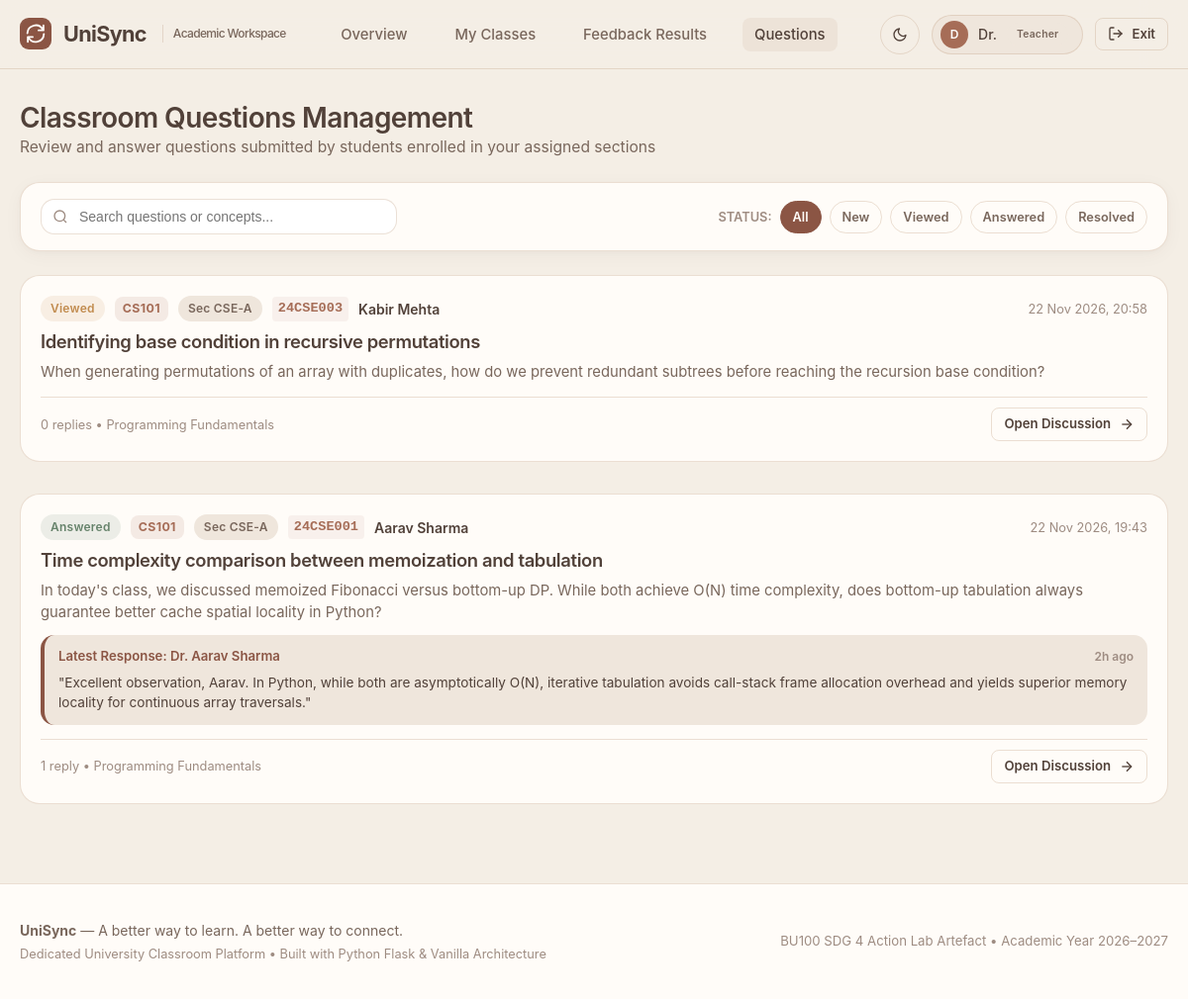
Page /teacher/questions (signed in) on the committed database.
### models/users.py (models this page shows, shortened)
class User(db.Model):
    __tablename__ = 'users'
    id = db.Column(db.Integer, primary_key=True)
    email = db.Column(db.String(120), unique=True, nullable=False, index=True)
    password_hash = db.Column(db.String(255), nullable=False)
    role = db.Column(db.String(20), nullable=False)  # 'student' or 'teacher'
    full_name = db.Column(db.String(100), nullable=False)
    is_active = db.Column(db.Boolean, default=True, nullable=False)
    created_at = db.Column(db.DateTime, default=utcnow, nullable=False)
    student_profile = db.relationship('StudentProfile', back_populates='user', uselist=False, cascade='all, delete-orphan')
    teacher_profile = db.relationship('TeacherProfile', back_populates='user', uselist=False, cascade='all, delete-orphan')
    notifications = db.relationship('Notification', back_populates='user', cascade='all, delete-orphan', order_by='Notification.created_at.desc()')
    audit_logs = db.relationship('AuditLog', back_populates='user')
    @property
    def is_student(self):
        return self.role == 'student'
    @property
    def is_teacher(self):
        return self.role == 'teacher'

class StudentProfile(db.Model):
    __tablename__ = 'student_profiles'
    id = db.Column(db.Integer, primary_key=True)
    user_id = db.Column(db.Integer, db.ForeignKey('users.id', ondelete='CASCADE'), unique=True, nullable=False)
    roll_number = db.Column(db.String(30), unique=True, nullable=False, index=True)
    programme = db.Column(db.String(80), nullable=False)  # e.g., 'B.Tech CSE'
    semester = db.Column(db.Integer, nullable=False)     # e.g., 4
    section = db.Column(db.String(10), nullable=False)    # e.g., 'A'
    created_at = db.Column(db.DateTime, default=utcnow, nullable=False)
    user = db.relationship('User', back_populates='student_profile')
    enrollments = db.relationship('Enrollment', back_populates='student', cascade='all, delete-orphan')
    feedback_responses = db.relationship('FeedbackResponse', back_populates='student', cascade='all, delete-orphan')
    doubts = db.relationship('Doubt', back_populates='student', cascade='all, delete-orphan')

### models/doubts.py (models this page shows, shortened)
class Doubt(db.Model):
    __tablename__ = 'doubts'
    id = db.Column(db.Integer, primary_key=True)
    class_offering_id = db.Column(db.Integer, db.ForeignKey('class_offerings.id', ondelete='CASCADE'), nullable=False)
    student_id = db.Column(db.Integer, db.ForeignKey('student_profiles.id', ondelete='CASCADE'), nullable=False)
    feedback_session_id = db.Column(db.Integer, db.ForeignKey('feedback_sessions.id', ondelete='SET NULL'), nullable=True)
    title = db.Column(db.String(200), nullable=False)
    explanation = db.Column(db.Text, nullable=False)
    status = db.Column(db.String(20), default='new', nullable=False)  # 'new', 'viewed', 'answered', 'resolved'
    created_at = db.Column(db.DateTime, default=utcnow, nullable=False)
    updated_at = db.Column(db.DateTime, default=utcnow, onupdate=utcnow, nullable=False)
    class_offering = db.relationship('ClassOffering', back_populates='doubts')
    student = db.relationship('StudentProfile', back_populates='doubts')
    session = db.relationship('FeedbackSession', back_populates='linked_doubts')
    replies = db.relationship('DoubtReply', back_populates='doubt', cascade='all, delete-orphan', order_by='DoubtReply.created_at.asc()')
    status_history = db.relationship('DoubtStatusHistory', back_populates='doubt', cascade='all, delete-orphan', order_by='DoubtStatusHistory.changed_at.desc()')

class DoubtReply(db.Model):
    __tablename__ = 'doubt_replies'
    id = db.Column(db.Integer, primary_key=True)
    doubt_id = db.Column(db.Integer, db.ForeignKey('doubts.id', ondelete='CASCADE'), nullable=False)
    author_id = db.Column(db.Integer, db.ForeignKey('users.id', ondelete='CASCADE'), nullable=False)
    message = db.Column(db.Text, nullable=False)
    created_at = db.Column(db.DateTime, default=utcnow, nullable=False)
    doubt = db.relationship('Doubt', back_populates='replies')
    author = db.relationship('User')

### models/academic.py (models this page shows, shortened)
class Course(db.Model):
    __tablename__ = 'courses'
    id = db.Column(db.Integer, primary_key=True)
    code = db.Column(db.String(20), unique=True, nullable=False, index=True)  # e.g., 'CS101'
    name = db.Column(db.String(120), nullable=False)                         # e.g., 'Programming Fundamentals'
    description = db.Column(db.Text, nullable=True)
    credits = db.Column(db.Integer, default=3, nullable=False)
    created_at = db.Column(db.DateTime, default=utcnow, nullable=False)
    class_offerings = db.relationship('ClassOffering', back_populates='course', cascade='all, delete-orphan')

class Section(db.Model):
    __tablename__ = 'sections'
    id = db.Column(db.Integer, primary_key=True)
    name = db.Column(db.String(30), nullable=False)         # e.g., 'CSE-A', 'CSE-B'
    programme = db.Column(db.String(80), nullable=False)    # e.g., 'B.Tech CSE'
    semester = db.Column(db.Integer, nullable=False)       # e.g., 4
    created_at = db.Column(db.DateTime, default=utcnow, nullable=False)
    class_offerings = db.relationship('ClassOffering', back_populates='section', cascade='all, delete-orphan')

### routes/teacher.py (the view, shortened to what this page needs)
@teacher_bp.route('/questions')
@teacher_required
def questions():
    teacher = g.teacher
    status_filter = request.args.get('status', 'all')
    class_filter = request.args.get('class_id', 'all')
    classes = ClassOffering.query.filter_by(teacher_id=teacher.id, is_active=True).all()
    class_ids = [c.id for c in classes]
    if not class_ids:
        return render_template('questions.html', is_teacher=True, doubts=[], status_filter=status_filter, teacher_classes=[])
    query = Doubt.query.filter(Doubt.class_offering_id.in_(class_ids))
    if status_filter != 'all':
        query = query.filter(Doubt.status == status_filter)
    doubts = query.order_by(Doubt.created_at.desc()).all()
    return render_template(
        'questions.html',
        is_teacher=True,
        doubts=doubts,
        status_filter=status_filter,
        class_filter=class_filter,
        teacher_classes=classes
    )

### auth_helpers.py (called while the page is built)
def get_current_user():
    user_id = session.get('user_id')
    if not user_id:
        return None
    return db.session.get(User, user_id)

def init_user_context():
    g.user = get_current_user()
    if g.user:
        g.student = g.user.student_profile if g.user.is_student else None
        g.teacher = g.user.teacher_profile if g.user.is_teacher else None
    else:
        g.student = None
        g.teacher = None

def teacher_required(view):
    @functools.wraps(view)
    def wrapped_view(**kwargs):
        if session.get('user_id') is None:
            next_url = request.full_path if request.method == 'GET' else request.path
            return redirect(url_for('auth.login', next=next_url))
        if session.get('user_role') != 'teacher':
            flash('Access restricted to university faculty members.', 'error')
            return redirect(url_for('student.dashboard'))
        return view(**kwargs)
    return wrapped_view

### extensions.py (called while the page is built)
def utcnow():
    return datetime.now(timezone.utc).replace(tzinfo=None)

### templates/questions.html (shortened to what this page needs)
{% extends "base.html" %}
{% block content %}
<div style="display: flex; justify-content: space-between; align-items: center; margin-bottom: 24px; flex-wrap: wrap; gap: 16px;">
  <div>
    <h2>
      {% if is_teacher %}Classroom Questions Management{% else %}My Academic Questions{% endif %}
    </h2>
    <p>
      {% if is_teacher %}Review and answer questions submitted by students enrolled in your assigned sections{% else %}Track questions asked across your enrolled university subjects{% endif %}
    </p>
  </div>
</div>
<div class="card" style="padding: 16px 20px; margin-bottom: 24px;">
  <div style="display: flex; justify-content: space-between; align-items: center; flex-wrap: wrap; gap: 16px;">
    <div class="table-search-box" style="flex: 1; max-width: 360px;">
      <svg class="icon-sm table-search-icon" viewBox="0 0 24 24" fill="none" stroke="currentColor" stroke-width="2"><circle cx="11" cy="11" r="8"></circle><line x1="21" y1="21" x2="16.65" y2="16.65"></line></svg>
      <input type="text" id="questionSearchInput" class="table-search-input" placeholder="Search questions or concepts...">
    </div>
    <div style="display: flex; gap: 8px; flex-wrap: wrap; align-items: center;">
      <span style="font-size: 0.8rem; font-weight: 600; color: var(--text-muted); text-transform: uppercase;">Status:</span>
      <a href="?status=all" class="filter-pill {% if status_filter == 'all' %}active{% endif %}">All</a>
      <a href="?status=new" class="filter-pill {% if status_filter == 'new' %}active{% endif %}">New</a>
      <a href="?status=viewed" class="filter-pill {% if status_filter == 'viewed' %}active{% endif %}">Viewed</a>
      <a href="?status=answered" class="filter-pill {% if status_filter == 'answered' %}active{% endif %}">Answered</a>
      <a href="?status=resolved" class="filter-pill {% if status_filter == 'resolved' %}active{% endif %}">Resolved</a>
    </div>
  </div>
</div>
{% if doubts %}
  <div style="display: flex; flex-direction: column; gap: 16px;">
    {% for q in doubts %}
      <div class="question-item">
        <div class="question-meta-row">
          <div style="display: flex; align-items: center; gap: 10px;">
            <span class="badge {% if q.status == 'new' %}badge-error{% elif q.status == 'viewed' %}badge-warning{% elif q.status == 'answered' %}badge-success{% else %}badge-neutral{% endif %}">
              {{ q.status.title() }}
            </span>
            <span class="class-code-badge">{{ q.class_offering.course.code }}</span>
            <span class="badge badge-neutral">Sec {{ q.class_offering.section.name }}</span>
            {% if is_teacher %}
              <span class="roll-code">{{ q.student.roll_number }}</span>
              <span style="font-weight: 600; font-size: 0.875rem;">{{ q.student.user.full_name }}</span>
            {% endif %}
          </div>
          <span style="font-size: 0.8rem; color: var(--text-muted);">{{ q.created_at|format_datetime }}</span>
        </div>
        <h4 class="question-title">
          <a href="{{ url_for('questions.detail', doubt_id=q.id) }}" style="color: inherit;">{{ q.title }}</a>
        </h4>
        <p style="font-size: 0.925rem; color: var(--text-secondary); margin-bottom: 12px; line-height: 1.5; display: -webkit-box; -webkit-line-clamp: 2; -webkit-box-orient: vertical; overflow: hidden;">
          {{ q.explanation }}
        </p>
        {% if q.replies %}
          {% set rep = q.replies[-1] %}
          <div class="reply-bubble" style="margin-top: 8px; padding: 12px 14px;">
            <div class="reply-header">
              <span style="color: var(--primary-button);">Latest Response: {{ rep.author.full_name }}</span>
              <span style="color: var(--text-muted); font-size: 0.75rem;">{{ rep.created_at|time_ago }}</span>
            </div>
            <p style="font-size: 0.85rem; color: var(--text-primary); margin: 0; display: -webkit-box; -webkit-line-clamp: 2; -webkit-box-orient: vertical; overflow: hidden;">
              "{{ rep.message }}"
            </p>
          </div>
        {% endif %}
        <div style="display: flex; justify-content: space-between; align-items: center; margin-top: 14px; padding-top: 10px; border-top: 1px solid var(--border-light);">
          <span style="font-size: 0.8rem; color: var(--text-muted);">
            {{ q.replies|length }} {% if q.replies|length == 1 %}reply{% else %}replies{% endif %} &bull; {{ q.class_offering.course.name }}
          </span>
          <a href="{{ url_for('questions.detail', doubt_id=q.id) }}" class="btn btn-outline btn-sm">
            <span>Open Discussion</span>
            <svg class="icon-sm" viewBox="0 0 24 24" fill="none" stroke="currentColor" stroke-width="2"><line x1="5" y1="12" x2="19" y2="12"></line><polyline points="12 5 19 12 12 19"></polyline></svg>
          </a>
        </div>
      </div>
    {% endfor %}
  </div>
{% else %}
  <div class="card" style="text-align: center; padding: 48px 24px;">
    <h4>No Questions Found</h4>
    <p style="margin-top: 6px;">There are no questions matching the current filter selection.</p>
  </div>
{% endif %}
{% endblock %}

### templates/base.html (shortened to what this page needs)
<!DOCTYPE html>
<html lang="en" data-theme="light">
<head>
  <link rel="stylesheet" href="{{ url_for('static', filename='css/style.css') }}">
  <link rel="stylesheet" href="{{ url_for('static', filename='css/responsive.css') }}">
</head>
<body data-role="{{ current_user.role if current_user else '' }}">
  <nav class="site-nav">
    <div class="container">
      <a href="{{ url_for('auth.index') }}" class="nav-brand">
        <div class="brand-icon">
          <svg class="icon-md" viewBox="0 0 24 24" fill="none" stroke="currentColor" stroke-width="2.2" stroke-linecap="round" stroke-linejoin="round">
            <path d="M21.5 2v6h-6M2.5 22v-6h6M2 11.5a10 10 0 0 1 18.8-4.3M22 12.5a10 10 0 0 1-18.8 4.2"/>
          </svg>
        </div>
        <span>UniSync</span>
        <span class="brand-tagline">Academic Workspace</span>
      </a>
      {% if current_user %}
        <ul class="nav-links">
          {% if current_user.is_teacher %}
            <li><a href="{{ url_for('teacher.dashboard') }}" class="nav-link {% if request.endpoint == 'teacher.dashboard' %}active{% endif %}">Overview</a></li>
            <li><a href="{{ url_for('teacher.classes') }}" class="nav-link {% if request.endpoint == 'teacher.classes' %}active{% endif %}">My Classes</a></li>
            <li><a href="{{ url_for('teacher.feedback_history') }}" class="nav-link {% if request.endpoint == 'teacher.feedback_history' %}active{% endif %}">Feedback Results</a></li>
            <li><a href="{{ url_for('teacher.questions') }}" class="nav-link {% if request.endpoint == 'teacher.questions' %}active{% endif %}">Questions</a></li>
          {% endif %}
        </ul>
      {% endif %}
      <div class="nav-actions">
        <button type="button" class="notif-btn theme-toggle-btn" onclick="toggleTheme()" title="Toggle Theme" aria-label="Toggle Light or Dark Mode">
          <svg class="icon-sm theme-icon-moon" viewBox="0 0 24 24" fill="none" stroke="currentColor" stroke-width="2" stroke-linecap="round" stroke-linejoin="round">
            <path d="M21 12.79A9 9 0 1 1 11.21 3 7 7 0 0 0 21 12.79z"></path>
          </svg>
        </button>
        {% if current_user %}
          <div class="user-pill">
            <div class="user-avatar">
              {{ current_user.full_name[:1] }}
            </div>
            <span>{{ current_user.full_name.split(' ')[0] }}</span>
            <span class="badge badge-neutral" style="font-size: 0.65rem;">
              {{ current_user.role.title() }}
            </span>
          </div>
          <a href="{{ url_for('auth.logout') }}" class="btn btn-outline btn-sm" title="Sign out">
            <svg class="icon-sm" viewBox="0 0 24 24" fill="none" stroke="currentColor" stroke-width="2" stroke-linecap="round" stroke-linejoin="round">
              <path d="M9 21H5a2 2 0 0 1-2-2V5a2 2 0 0 1 2-2h4"></path>
              <polyline points="16 17 21 12 16 7"></polyline>
              <line x1="21" y1="12" x2="9" y2="12"></line>
            </svg>
            <span>Exit</span>
          </a>
        {% else %}
          <a href="{{ url_for('auth.login') }}" class="btn btn-outline btn-sm">Sign In</a>
          <a href="{{ url_for('auth.signup') }}" class="btn btn-primary btn-sm">Create Account</a>
        {% endif %}
      </div>
    </div>
  </nav>
  <main class="main-content">
    <div class="container">
      {% block content %}{% endblock %}
    </div>
  </main>
  <footer class="site-footer">
    <div class="container">
      <div class="footer-inner">
        <div>
          <strong>UniSync</strong> &mdash; A better way to learn. A better way to connect.
          <p style="font-size: 0.8rem; margin-top: 4px; color: var(--text-muted);">
            Dedicated University Classroom Platform &bull; Built with Python Flask &amp; Vanilla Architecture
          </p>
        </div>
        <div style="font-size: 0.825rem; color: var(--text-muted);">
          BU100 SDG 4 Action Lab Artefact &bull; Academic Year 2026&ndash;2027
        </div>
      </div>
    </div>
  </footer>
</body>
</html>

### static/css/responsive.css (style rules this page uses)
@media (max-width: 1200px) { .container { padding: 0 20px; } }

### rows in the picture
User: full_name "D", full_name "Dr.", role "Teacher", author.full_name "Dr. Aarav Sharma"
Doubt: status "Viewed", class_offering.course.code "CS101", class_offering.section.name "CSE-A", student.roll_number "24CSE003", student.user.full_name "Kabir Mehta", created_at "22 Nov 2026, 20:58", title "Identifying base condition in recursive permutations", explanation "When generating permutations of an array with duplicates, how do we prevent redundant subtrees before reaching the recursion base condition?", replies|length "0", class_offering.course.name "Programming Fundamentals"
Doubt: status "Answered", class_offering.course.code "CS101", class_offering.section.name "CSE-A", student.roll_number "24CSE001", student.user.full_name "Aarav Sharma", created_at "22 Nov 2026, 19:43", title "Time complexity comparison between memoization and tabulation", explanation "In today's class, we discussed memoized Fibonacci versus bottom-up DP. While both achieve O(N) time complexity, does bottom-up tabulation always guarantee better cache spatial locality in Python?", replies|length "1", shows "reply", class_offering.course.name "Programming Fundamentals"
DoubtReply: created_at "2h ago", message "Excellent observation, Aarav. In Python, while both are asymptotically O(N), iterative tabulation avoids call-stack frame allocation overhead and yields superior memory locality for continuous array traversals."
